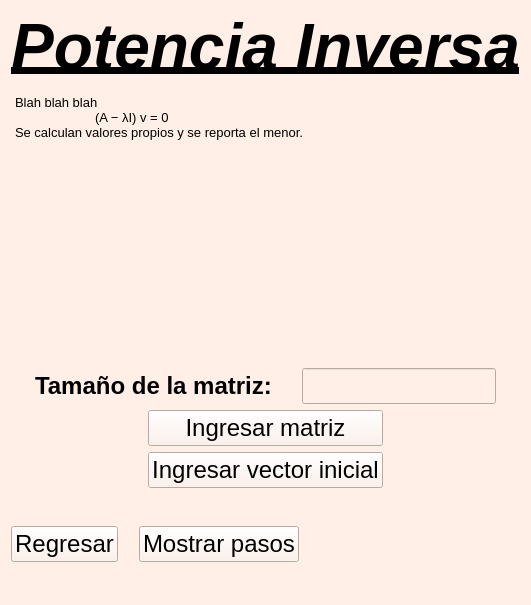
<?xml version="1.0" encoding="UTF-8"?>
<ui version="4.0">
 <class>Form</class>
 <widget class="QWidget" name="Form">
  <property name="geometry">
   <rect>
    <x>0</x>
    <y>0</y>
    <width>464</width>
    <height>605</height>
   </rect>
  </property>
  <property name="font">
   <font>
    <family>Arial</family>
    <pointsize>13</pointsize>
    <weight>50</weight>
    <bold>false</bold>
   </font>
  </property>
  <property name="windowTitle">
   <string>Form</string>
  </property>
  <property name="styleSheet">
   <string notr="true">background-color: rgb(255, 239, 230);
color: black</string>
  </property>
  <layout class="QGridLayout" name="gridLayout">
   <item row="0" column="0">
    <layout class="QVBoxLayout" name="verticalLayout_2">
     <item>
      <widget class="QLabel" name="label">
       <property name="font">
        <font>
         <family>Arial</family>
         <pointsize>48</pointsize>
         <weight>75</weight>
         <bold>true</bold>
        </font>
       </property>
       <property name="text">
        <string>&lt;html&gt;&lt;head/&gt;&lt;body&gt;&lt;p align=&quot;center&quot;&gt;&lt;span style=&quot; font-style:italic; text-decoration: underline;&quot;&gt;Potencia Inversa&lt;/span&gt;&lt;/p&gt;&lt;/body&gt;&lt;/html&gt;</string>
       </property>
      </widget>
     </item>
     <item>
      <widget class="QTextEdit" name="textEdit">
       <property name="font">
        <font>
         <family>Arial</family>
         <pointsize>14</pointsize>
        </font>
       </property>
       <property name="styleSheet">
        <string notr="true">background-color: transparent;</string>
       </property>
       <property name="frameShape">
        <enum>QFrame::NoFrame</enum>
       </property>
       <property name="readOnly">
        <bool>true</bool>
       </property>
       <property name="html">
        <string>&lt;!DOCTYPE HTML PUBLIC &quot;-//W3C//DTD HTML 4.0//EN&quot; &quot;http://www.w3.org/TR/REC-html40/strict.dtd&quot;&gt;
&lt;html&gt;&lt;head&gt;&lt;meta name=&quot;qrichtext&quot; content=&quot;1&quot; /&gt;&lt;style type=&quot;text/css&quot;&gt;
p, li { white-space: pre-wrap; }
&lt;/style&gt;&lt;/head&gt;&lt;body style=&quot; font-family:'Arial'; font-size:14pt; font-weight:400; font-style:normal;&quot;&gt;
&lt;p style=&quot; margin-top:0px; margin-bottom:0px; margin-left:0px; margin-right:0px; -qt-block-indent:0; text-indent:0px;&quot;&gt;&lt;span style=&quot; font-family:'Ubuntu Bold'; font-size:10pt;&quot;&gt;Blah blah blah&lt;/span&gt;&lt;/p&gt;
&lt;p style=&quot; margin-top:0px; margin-bottom:0px; margin-left:0px; margin-right:0px; -qt-block-indent:0; text-indent:0px;&quot;&gt;&lt;span style=&quot; font-family:'Ubuntu Bold'; font-size:10pt;&quot;&gt;	(A − λI) v = 0&lt;/span&gt;&lt;/p&gt;
&lt;p style=&quot; margin-top:0px; margin-bottom:0px; margin-left:0px; margin-right:0px; -qt-block-indent:0; text-indent:0px;&quot;&gt;&lt;span style=&quot; font-family:'Ubuntu Bold'; font-size:10pt;&quot;&gt;Se calculan valores propios y se reporta el menor.&lt;/span&gt;&lt;/p&gt;
&lt;p style=&quot;-qt-paragraph-type:empty; margin-top:0px; margin-bottom:0px; margin-left:0px; margin-right:0px; -qt-block-indent:0; text-indent:0px; font-family:'Ubuntu Bold'; font-size:10pt;&quot;&gt;&lt;br /&gt;&lt;/p&gt;&lt;/body&gt;&lt;/html&gt;</string>
       </property>
      </widget>
     </item>
    </layout>
   </item>
   <item row="1" column="0">
    <layout class="QHBoxLayout" name="horizontalLayout_3">
     <item>
      <spacer name="horizontalSpacer_2">
       <property name="orientation">
        <enum>Qt::Horizontal</enum>
       </property>
       <property name="sizeHint" stdset="0">
        <size>
         <width>40</width>
         <height>20</height>
        </size>
       </property>
      </spacer>
     </item>
     <item>
      <widget class="QLabel" name="label_2">
       <property name="font">
        <font>
         <family>Arial</family>
         <pointsize>18</pointsize>
         <weight>75</weight>
         <bold>true</bold>
        </font>
       </property>
       <property name="text">
        <string>Tamaño de la matriz:</string>
       </property>
      </widget>
     </item>
     <item>
      <spacer name="horizontalSpacer">
       <property name="orientation">
        <enum>Qt::Horizontal</enum>
       </property>
       <property name="sizeHint" stdset="0">
        <size>
         <width>40</width>
         <height>20</height>
        </size>
       </property>
      </spacer>
     </item>
     <item>
      <widget class="QLineEdit" name="tamEdit">
       <property name="font">
        <font>
         <family>Arial</family>
         <pointsize>18</pointsize>
        </font>
       </property>
       <property name="text">
        <string/>
       </property>
       <property name="alignment">
        <set>Qt::AlignCenter</set>
       </property>
      </widget>
     </item>
     <item>
      <spacer name="horizontalSpacer_3">
       <property name="orientation">
        <enum>Qt::Horizontal</enum>
       </property>
       <property name="sizeHint" stdset="0">
        <size>
         <width>40</width>
         <height>20</height>
        </size>
       </property>
      </spacer>
     </item>
    </layout>
   </item>
   <item row="2" column="0">
    <layout class="QHBoxLayout" name="horizontalLayout_2">
     <item>
      <spacer name="horizontalSpacer_5">
       <property name="orientation">
        <enum>Qt::Horizontal</enum>
       </property>
       <property name="sizeHint" stdset="0">
        <size>
         <width>40</width>
         <height>20</height>
        </size>
       </property>
      </spacer>
     </item>
     <item>
      <layout class="QVBoxLayout" name="verticalLayout">
       <item>
        <widget class="QPushButton" name="matButton">
         <property name="font">
          <font>
           <family>Arial</family>
           <pointsize>18</pointsize>
          </font>
         </property>
         <property name="cursor">
          <cursorShape>PointingHandCursor</cursorShape>
         </property>
         <property name="text">
          <string>Ingresar matriz</string>
         </property>
        </widget>
       </item>
       <item>
        <widget class="QPushButton" name="vecButton">
         <property name="font">
          <font>
           <family>Arial</family>
           <pointsize>18</pointsize>
          </font>
         </property>
         <property name="cursor">
          <cursorShape>PointingHandCursor</cursorShape>
         </property>
         <property name="text">
          <string>Ingresar vector inicial</string>
         </property>
        </widget>
       </item>
      </layout>
     </item>
     <item>
      <spacer name="horizontalSpacer_4">
       <property name="orientation">
        <enum>Qt::Horizontal</enum>
       </property>
       <property name="sizeHint" stdset="0">
        <size>
         <width>40</width>
         <height>20</height>
        </size>
       </property>
      </spacer>
     </item>
    </layout>
   </item>
   <item row="3" column="0">
    <layout class="QHBoxLayout" name="horizontalLayout">
     <item>
      <widget class="QPushButton" name="unidad5Button">
       <property name="font">
        <font>
         <family>Arial</family>
         <pointsize>18</pointsize>
        </font>
       </property>
       <property name="cursor">
        <cursorShape>PointingHandCursor</cursorShape>
       </property>
       <property name="text">
        <string>Regresar</string>
       </property>
      </widget>
     </item>
     <item>
      <spacer name="horizontalSpacer_6">
       <property name="orientation">
        <enum>Qt::Horizontal</enum>
       </property>
       <property name="sizeHint" stdset="0">
        <size>
         <width>40</width>
         <height>20</height>
        </size>
       </property>
      </spacer>
     </item>
     <item>
      <widget class="QPushButton" name="pasosButton">
       <property name="font">
        <font>
         <family>Arial</family>
         <pointsize>18</pointsize>
        </font>
       </property>
       <property name="cursor">
        <cursorShape>PointingHandCursor</cursorShape>
       </property>
       <property name="text">
        <string>Mostrar pasos</string>
       </property>
      </widget>
     </item>
     <item>
      <spacer name="horizontalSpacer_7">
       <property name="orientation">
        <enum>Qt::Horizontal</enum>
       </property>
       <property name="sizeHint" stdset="0">
        <size>
         <width>40</width>
         <height>20</height>
        </size>
       </property>
      </spacer>
     </item>
     <item>
      <widget class="QLabel" name="label_3">
       <property name="sizePolicy">
        <sizepolicy hsizetype="Fixed" vsizetype="Fixed">
         <horstretch>0</horstretch>
         <verstretch>0</verstretch>
        </sizepolicy>
       </property>
       <property name="minimumSize">
        <size>
         <width>200</width>
         <height>100</height>
        </size>
       </property>
       <property name="font">
        <font>
         <family>Arial</family>
        </font>
       </property>
       <property name="styleSheet">
        <string notr="true">image: url(:/img/Img/MAC.png);</string>
       </property>
       <property name="text">
        <string/>
       </property>
      </widget>
     </item>
    </layout>
   </item>
  </layout>
 </widget>
 <resources>
  <include location="../../UI/Imagenes.qrc"/>
 </resources>
 <connections/>
</ui>
